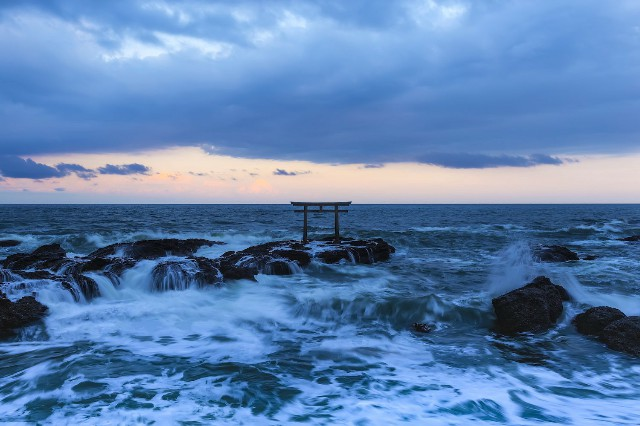
#> input picture Homework1/sea.jpg, 640 x 426 px
$ jupyter execute 'text&box selection.ipynb'
#> lines starting #> are read from the running program, lines starting #| are printed output that depends on the picture; after the words box and inside, x2 and y2 are one past the last pixel; in counts of white or black regions, pixels touching at a corner belong together
[cell 1]
import cv2
import numpy as np
from matplotlib import pyplot as plt

[cell 2]
img = cv2.imread('sea.jpg')
#> img is the input picture: shape (426, 640, 3); mean B, G, R 176.5, 130, 94.1

[cell 3]
plt.figure(figsize=(15,15))
plt.imshow(img)
plt.xticks([]), plt.yticks([])
plt.show()

[cell 4]
font = cv2.FONT_HERSHEY_SIMPLEX
cv2.putText(img,'Temple in the sea',(10,200), font, 0.5,(255,255,255),2,cv2.LINE_AA)
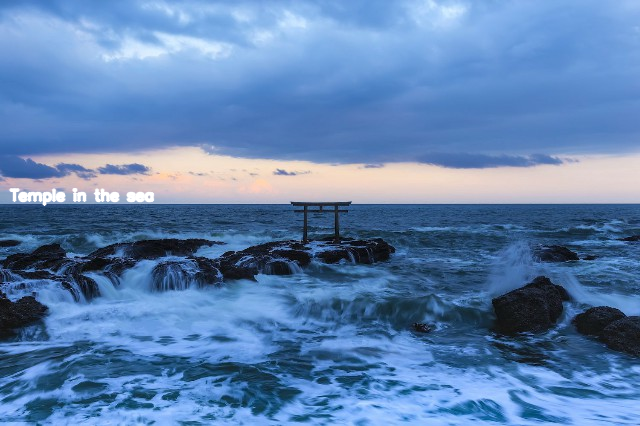
#> img: shape (426, 640, 3); 0.52% of pixels changed, all inside (x1, y1, x2, y2) = (8, 188, 155, 206)
plt.figure(figsize=(15,15))
plt.imshow(img)
plt.xticks([]), plt.yticks([]) # to hide tick values on X and Y axis
plt.show()

[cell 5]
def nothing(x):
    pass

[cell 6]
drawing = False
mode = True
bx,by,ax,ay = 0,0,1,1

# [56 lines left out: function draw, not called in this run]


img = cv2.imread('sea.jpg')
sp = img.shape
#> sp = (426, 640, 3)
width=sp[1]
#> width = 640
height=sp[0]
#> height = 426
font = cv2.FONT_HERSHEY_SIMPLEX
cv2.putText(img,'Temple in the sea',(10,200), font, 0.5,(255,255,255),2,cv2.LINE_AA)
roi=img[by:ay, bx:ax]
#> roi = [[185, 118, 63]]
rb,rg,rr = cv2.split(roi)
#> rb = [185]; rg = [118]; rr = [63]
zero = np.zeros(roi.shape[:2], dtype='uint8')
#> zero = [0]
rrb = cv2.merge((rb,zero,zero))
#> rrb = [[185, 0, 0]]
rrg = cv2.merge((zero,rg,zero))
#> rrg = [[0, 118, 0]]
rrr = cv2.merge((zero,zero,rr))
#> rrr = [[0, 0, 63]]

cv2.namedWindow('image')
cv2.setMouseCallback('image',draw)
cv2.createTrackbar('R','image',0,100,nothing)
cv2.createTrackbar('G','image',0,100,nothing)
cv2.createTrackbar('B','image',0,100,nothing)

while(1):
    cv2.imshow('image',img)
    k = cv2.waitKey(1) & 0xFF
#> (key Esc is pressed here)
    if k == 27:
        break
    r = cv2.getTrackbarPos('R','image')
    g = cv2.getTrackbarPos('G','image')
    b = cv2.getTrackbarPos('B','image')

    dst1 = cv2.addWeighted(roi,0.,rrr,1.-r/100.,0)
    dst2 = cv2.addWeighted(roi,0.,rrb,1.-b/100.,0)
    dst3 = cv2.addWeighted(roi,0.,rrg,1.-g/100.,0)
    dst4 = cv2.add(dst1,dst2)
    dst5 = cv2.add(dst3,dst4)
    if img[by:ay, bx:ax].shape == dst5.shape:
        img[by:ay, bx:ax]=dst5

cv2.destroyAllWindows()
plt.imshow(img)
plt.xticks([]), plt.yticks([]) # to hide tick values on X and Y axis
plt.show()
